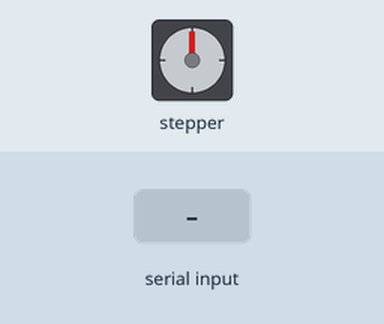
Recording of a sketch running on a simulated Arduino Leonardo, built for the host (arithmetic inside an expression is 32-bit, double 64-bit). Parts: stepper motor. Inputs (shaded band) come from the test bench. Stepper angles assume 2048 steps per turn; what the sketch prints to the serial monitor is not drawn.

Above: at 1.2 s.
1.3 s: "90,45\n" received over Serial
At 2.8 s:
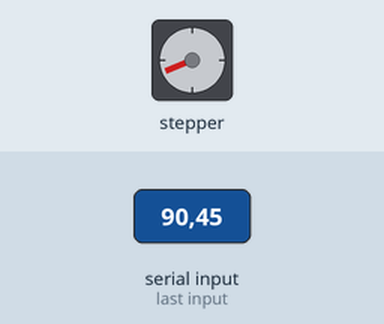
4.3 s: "30,150\n" received over Serial
7.3 s: "90\n" received over Serial
10.3 s: "." received over Serial
At 11.9 s:
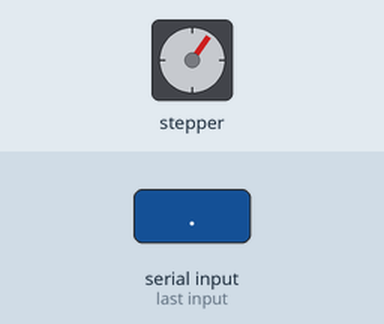
12.3 s: "90\n" received over Serial
At 13.96 s:
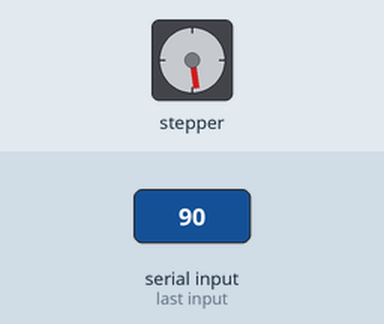
Timing chart, 0 to 16.3 s (numbered marks = the images above; inputs shaded):
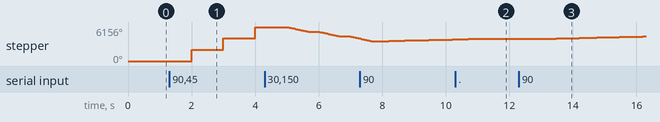

Measured:
- after the input at 1.3 s, stepper: turns 2047° clockwise in 0.00 s, then 2061° clockwise in 0.00 s, then 2048° clockwise in 0.00 s
- after the input at 10.3 s, stepper: goes on until 10.8 s, then stays 3996°
- after the input at 12.3 s, stepper: keeps turning clockwise at about 139°/s, starting after 0.70 s

The sketch:

solar_pcr_mc_ver2.ino
```cpp
/*
Adafruit Arduino - Lesson 16. Stepper
*/

#include <Stepper.h>
#include "Adafruit_MAX31855.h"

int in1Pin = A4;
int in2Pin = A3;
int in3Pin = A2;
int in4Pin = A1;

unsigned long time, lastTime;
float RPM=0.0;
int dir=1;

Stepper motor(32, in1Pin, in2Pin, in3Pin, in4Pin);

int thermoDO1 = 12;
int thermoCS1 = 11;
int thermoCLK1 = 10;

int thermoDO2 = 9;
int thermoCS2 = 8;
int thermoCLK2 = 7;

int thermoDO3 = 6;
int thermoCS3 = 5;
int thermoCLK3 = 4;

char comdata[8];
char ch;
int index=0;
boolean havedata=false;

Adafruit_MAX31855 thermocouple1(thermoCLK1, thermoCS1, thermoDO1);
Adafruit_MAX31855 thermocouple2(thermoCLK2, thermoCS2, thermoDO2);
Adafruit_MAX31855 thermocouple3(thermoCLK3, thermoCS3, thermoDO3);


void setup()
{
  pinMode(in1Pin, OUTPUT);
  pinMode(in2Pin, OUTPUT);
  pinMode(in3Pin, OUTPUT);
  pinMode(in4Pin, OUTPUT);

  // this line is for Leonardo's, it delays the serial interface
  // until the terminal window is opened
//  while (!Serial);

  Serial.begin(9600);
  motor.setSpeed(0);
  lastTime = millis();
}

void loop()
{
  havedata=false;
    index=0;
    while (Serial.available() > 0)
    {
      ch=char(Serial.read());
      if((index<7)&&(ch>='0') && (ch<='9') || (ch=='.') || (ch=='-'))
      {
        comdata[index++]=ch;
        havedata=true;
      }
      delay(2);
    }
    if(havedata)
    {
      RPM = atof(comdata);
      if (RPM<0.0)
      {
        dir=-1;
      RPM=-RPM;
      }
      else dir = 1;
    }
    for(index=0;index<8;index++)
      comdata[index]=0;

  time=millis();
  if (time - lastTime >=1000)
  {

    motor.setSpeed((int)(RPM*20));
      //  if (RPM>2.0)
      //    RPM = 2.0;
   // motor.setSpeed(RPM);

    motor.step((int)(RPM*(time-lastTime)*512/60000*dir));
    lastTime=time;

    Serial.print((millis()/1000));

    int c1 = thermocouple1.readByte();
    if (isnan(c1)) {
      Serial.print(" NaN");
    } else {
      Serial.print(" ");
      Serial.print(c1);
    }
    int c2 = thermocouple2.readByte();
    if (isnan(c2)) {
      Serial.print(" NaN");
    } else {
      Serial.print(" ");
      Serial.print(c2);
    }
    int c3 = thermocouple3.readByte();
    if (isnan(c3)) {
      Serial.print(" NaN");
    } else {
    Serial.print(" ");
    Serial.print(c3);
    }
    Serial.print(" #");
  //  Serial.println(RPM*dir);
  }
}
```
